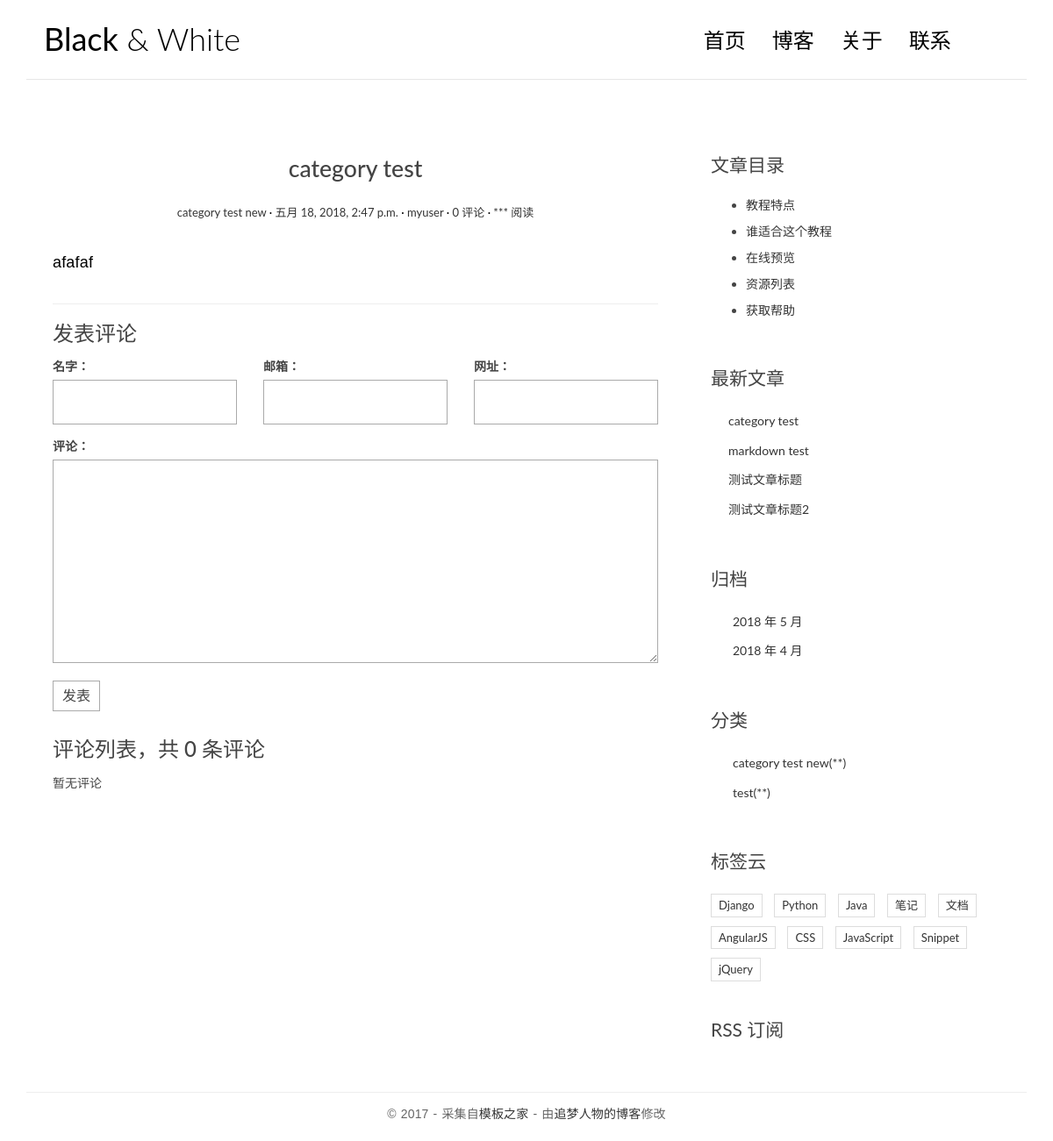
Page /post/5/ on the earlier database version.
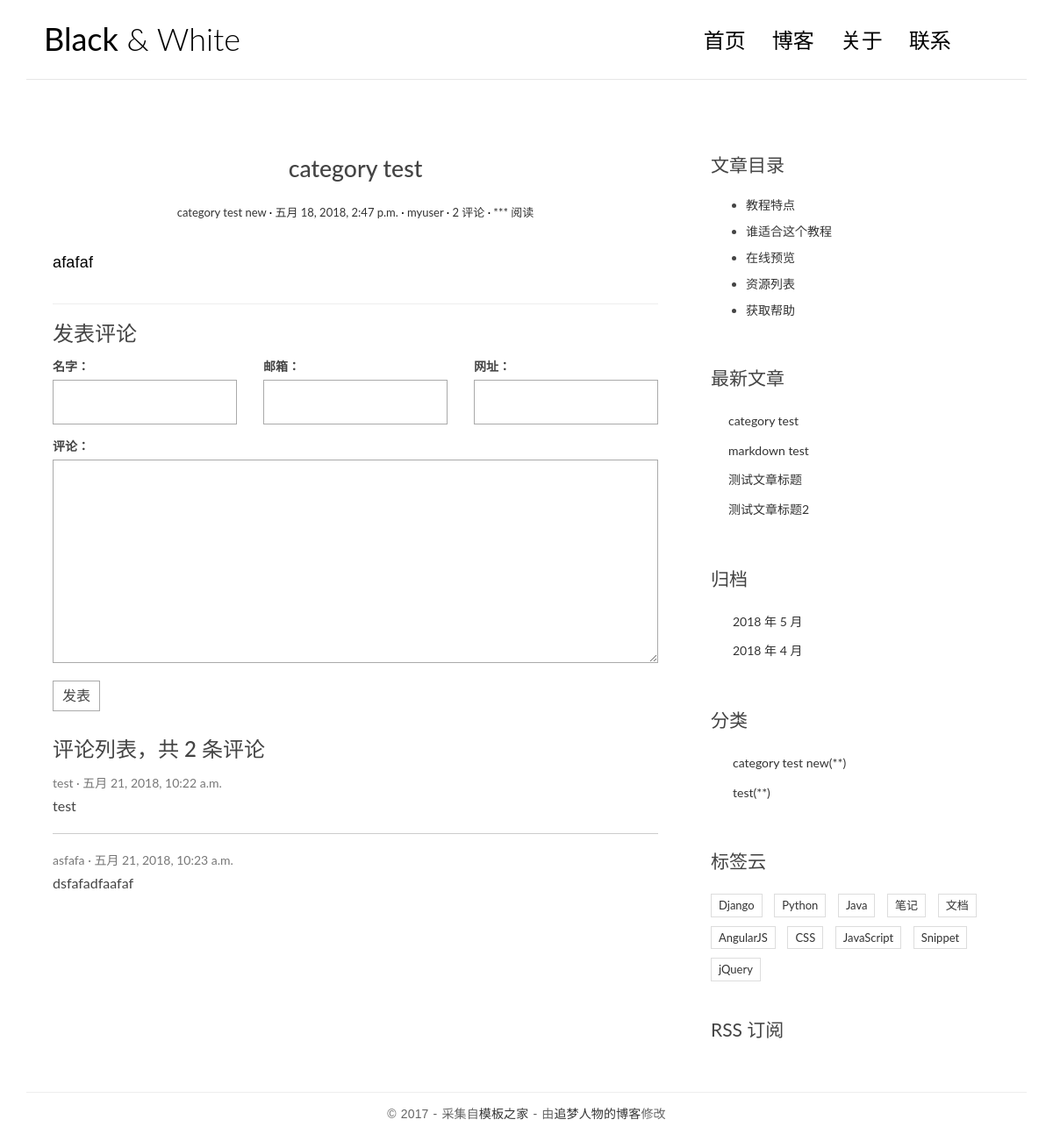
Same page on the later database version.
### blog/models.py (models this page shows, shortened)
@python_2_unicode_compatible
class Post(models.Model):
  title = models.CharField(max_length=70)
  body = models.TextField()
  created_time = models.DateTimeField()
  modified_time = models.DateTimeField()
  excerpt = models.CharField(max_length=200, blank=True)
  category = models.ForeignKey(Category)
  tags = models.ManyToManyField(Tag, blank=True)
  author = models.ForeignKey(User)
  def get_absolute_url(self):
    return reverse('blog:detail', kwargs={'pk': self.pk})
  class Meta:
    ordering = ['-created_time']

@python_2_unicode_compatible
class Category(models.Model):
  name = models.CharField(max_length=100)

### comments/models.py (models this page shows, shortened)
@python_2_unicode_compatible
class Comment(models.Model):
  name = models.CharField(max_length=100)
  email = models.EmailField(max_length=255)
  url = models.URLField(blank=True)
  text = models.TextField()
  created_time = models.DateTimeField(auto_now_add=True)
  post = models.ForeignKey('blog.Post')

### blog/views.py (the view)
# urls.py: url(r'^post/(?P<pk>[0-9]+)/$', views.detail, name='detail'),
def detail(request, pk):
  post = get_object_or_404(Post, pk=pk)
  post.body = markdown.markdown(post.body,
                                extensions=[
                                  'markdown.extensions.extra',
                                  'markdown.extensions.codehilite',
                                  'markdown.extensions.toc',
                                ])
  form = CommentForm()
  comment_list = post.comment_set.all()
  context = { 'post': post,
              'form': form,
              'comment_list': comment_list
            }
  return render(request, 'blog/detail.html', context=context)

### comments/forms.py
class CommentForm(forms.ModelForm):
  class Meta:
    model = Comment
    fields = ['name', 'email', 'url', 'text']

### blog/templatetags/blog_tags.py (called while the page is built)
@register.simple_tag
def get_recent_posts(num=5):
  return Post.objects.all().order_by('-created_time')[:num]

@register.simple_tag
def archives():
  return Post.objects.dates('created_time', 'month', order='DESC')

@register.simple_tag
def get_categories():
  return Category.objects.all()

### templates/blog/detail.html (shortened to what the changed rows need)
{% extends 'base.html' %}
                {% block main %}
                    <article class="post post-{{ post.pk }}">
                        <header class="entry-header">
                            <h1 class="entry-title">{{ post.title }}</h1>
                            <div class="entry-meta">
                                <span class="post-category"><a href="#">{{ post.category.name }}</a></span>
                                <span class="post-date">
                                    <a href="#">
                                        <time class="entry-date" datetime="{{ post.created_time }}">{{ post.created_time }}</time>
                                    </a>
                                </span>
                                <span class="post-author"><a href="#">{{ post.author }}</a></span>
                                <span class="comments-link"><a href="#comment-list-panel">{{ post.comment_set.count }} 评论</a></span>
                                <span class="views-count"><a href="#">*** 阅读</a></span>
                            </div>
                        </header>
                        <div class="entry-content clearfix">
                            {{ post.body|safe }}
                        </div>
                    </article>
                    <section class="comment-area" id="comment-area">
                        <div class="comment-list-panel" id="comment-list-panel">
                            <h3>评论列表，共 <span>{{ comment_list|length }}</span> 条评论</h3>
                            <ul class="comment-list list-unstyled">
                                {% for comment in comment_list %}
                                <li class="comment-item">
                                    <span class="nickname">{{ comment.name }}</span>
                                    <time class="submit-date">{{ comment.created_time }}</time>
                                    <div class="text">
                                        {{ comment.text }}
                                    </div>
                                </li>
                                {% empty %}
                                暂无评论
                                {% endfor %}
                            </ul>
                        </div>
                    </section>
                {% endblock main%}

### templates/base.html (shortened to what the changed rows need)
{% load staticfiles %}
{% load blog_tags %}
<!DOCTYPE html>
<html>
<head>
    <link rel="stylesheet" href="{% static 'blog/css/bootstrap.min.css' %}">
    <link rel="stylesheet" href="http://code.ionicframework.com/ionicons/2.0.1/css/ionicons.min.css">
    <link rel="stylesheet" href="{% static 'blog/css/pace.css' %}">
    <link rel="stylesheet" href="{% static 'blog/css/custom.css' %}">
    <link rel="stylesheet" href="{% static 'blog/css/highlights/github.css' %}">
</head>
<body>
<div class="container">
    <header id="site-header">
        <div class="row">
            <div class="col-md-4 col-sm-5 col-xs-8">
                <div class="logo">
                    <h1><a href="{% url 'blog:index' %}"><b>Black</b> &amp; White</a></h1>
                </div>
            </div>
        </div>
    </header>
</div>
<div class="content-body">
    <div class="container">
        <div class="row">
            <main class="col-md-8">
               {% block main %}
               {% endblock main %}
            </main>
            <aside class="col-md-4">
                <div class="widget widget-recent-posts">
                    {% get_recent_posts as recent_post_list %}
                    <ul>
                        {% for post in recent_post_list %}
                        <li>
                            <a href="{{ post.get_absolute_url }}">{{ post.title }}</a>
                        </li>
                        {% empty %}
                        暂无文章！
                    </ul>
                    {% endfor %}
                </div>
                <div class="widget widget-archives">
                    {% archives as date_list %}
                    <ul>
                        {% for date in date_list %}
                        <li>
                            <a href="{% url 'blog:archives' date.year date.month %}">{{ date.year }} 年 {{ date.month }} 月</a>
                        </li>
                        {% empty %}
                        暂无归档！
                        {% endfor %}
                    </ul>
                </div>
                <div class="widget widget-category">
                    {% get_categories as category_list %}
                    <ul>
                        {% for category in category_list %}
                        <li>
                            <a href="{% url 'blog:category' category.pk %}">{{ category.name }}<span class="post-count">(**)</span></a>
                        </li>
                        {% empty %}
                        暂无分类！
                        {% endfor %}
                    </ul>
                </div>
            </aside>
        </div>
    </div>
</div>
</body>
</html>

Differences in the rows shown:
computed for Post "category test": comment_set.count "0" → "2"
added Comment: name "test", created_time "五月 21, 2018, 10:22 a.m.", text "test"
added Comment: name "asfafa", created_time "五月 21, 2018, 10:23 a.m.", text "dsfafadfaafaf"
Other differences:
{{ comment_list|length }}: "0" → "2"
text no longer shown: "暂无评论"
